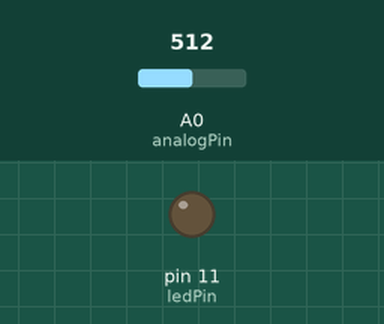
Simulated run of this sketch. Board: Arduino Uno, built with avr-gcc and run on an emulated ATmega328P. Parts: output pins drawn as LEDs (lit = HIGH). Inputs (shaded band) come from the test bench; at power-on: A0 (analogPin) = 512.

Above: at 1.2 s.
1.3 s: A0 (analogPin) set to 527
At 2.3 s:
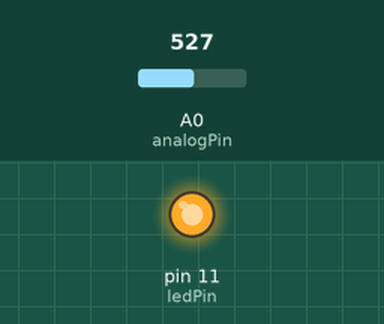
2.8 s: A0 (analogPin) set to 511
At 3.5 s:
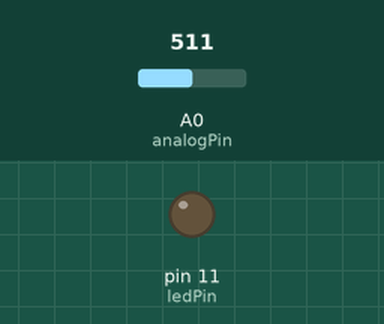
4.3 s: A0 (analogPin) set to 716
At 4.8 s:
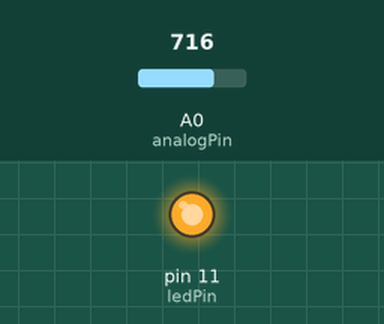
Timing chart, 0 to 7.3 s (numbered marks = the images above; inputs shaded):
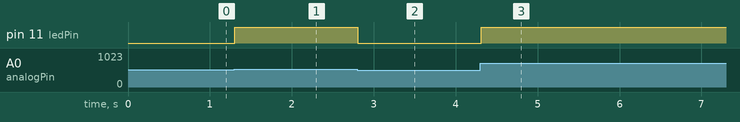

Measured:
- the behaviour switches between 512 and 513 on A0 (analogPin) (found by bisection; images 0 and 1)
- after the input at 1.3 s, pin 11 (ledPin): LOW → HIGH at once
- after the input at 2.8 s, pin 11 (ledPin): HIGH → LOW at once
- after the input at 4.3 s, pin 11 (ledPin): LOW → HIGH at once

The sketch:

pushlight.ino
```cpp
// Turn on LED when pushing a button

// define pins as we are using on the Tinkerkit sensorshield
int ledPin = 11;    // this is O0 connected to a LED
int analogPin = 0;  // this is I0 connected to a push button

void setup()
{
    pinMode(ledPin, OUTPUT);
    pinMode(analogPin, INPUT);
}

void loop()
{
    int val = analogRead(analogPin);
    if (val > 512) {
        digitalWrite(ledPin, HIGH);
    } else {
        digitalWrite(ledPin, LOW);
    }
    delay(50);
}
```
